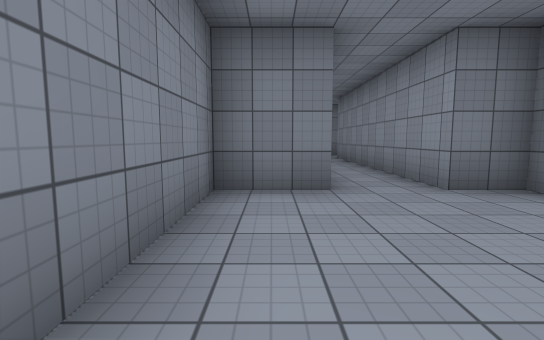
view 1 (above)

24 first-person views from a walk through a 3-D level made in the Unity game engine. The camera is 1.3 m above the floor, tilts 6° down and sees 85° across. The floor is counted in squares, 2 m on a side. Each view is taken from the middle of a square. On the plan, view 1 faces up. The plan holds only what a view shows up to about 9 squares ahead; the rest is blank. The place goes on beyond the plan. The player character is not drawn. Some surface patterns are stand-ins.

view 2
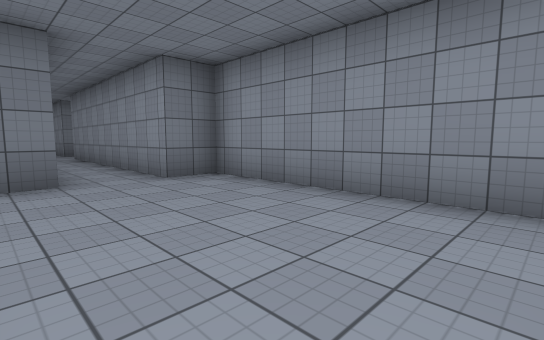

view 3
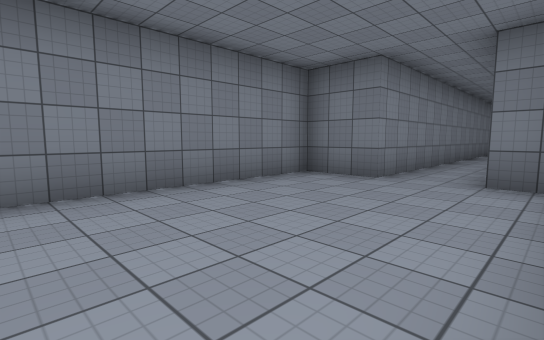

view 4
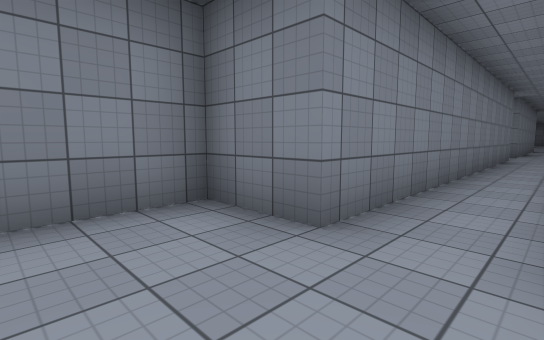

view 5
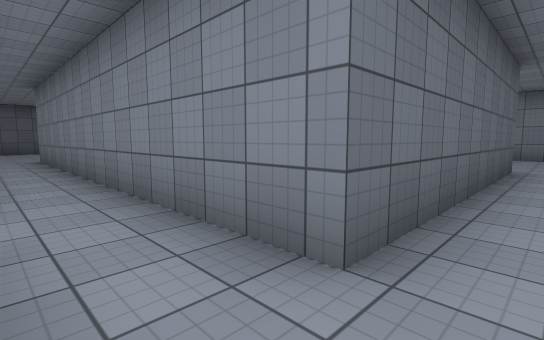

view 6
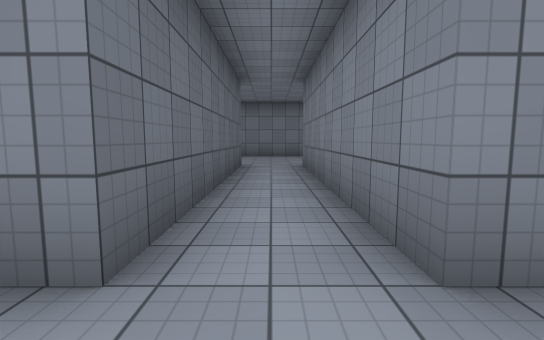

view 7
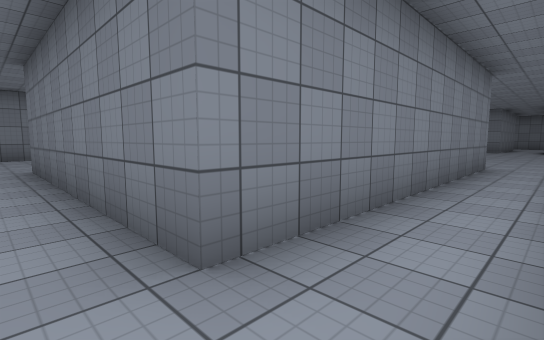

view 8
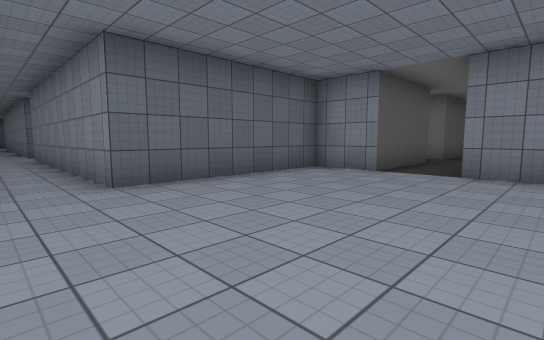

view 9
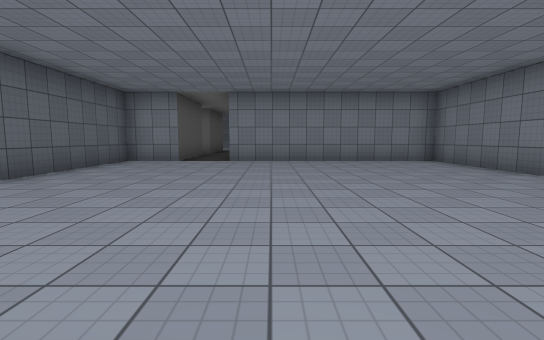

view 10
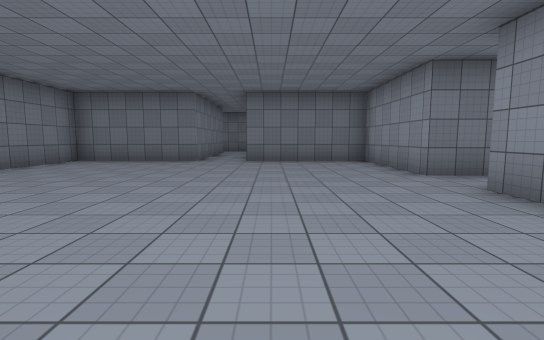

view 11
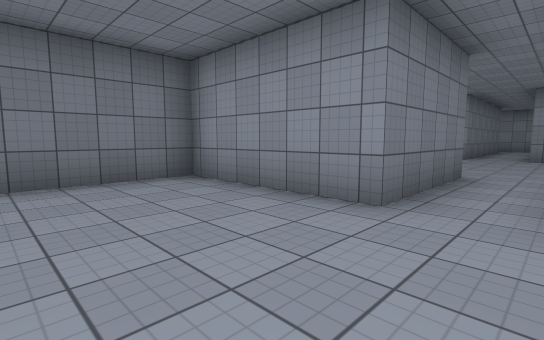

view 12
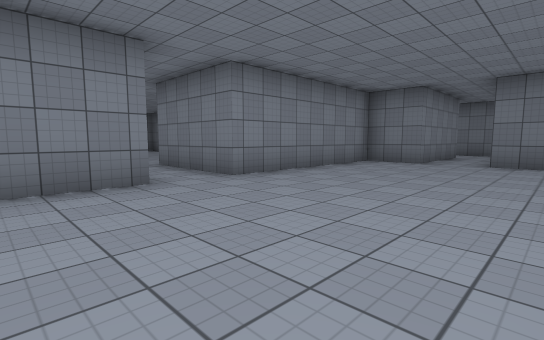

view 13
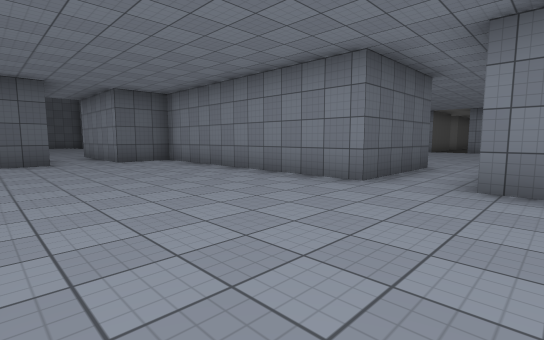

view 14
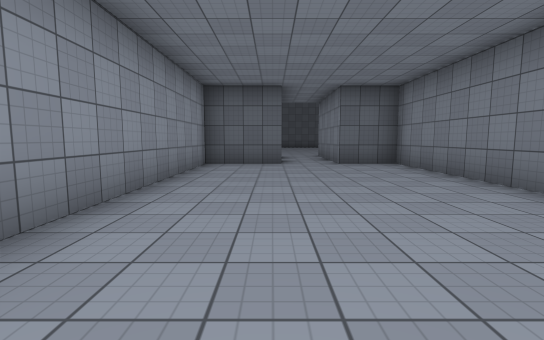

view 15
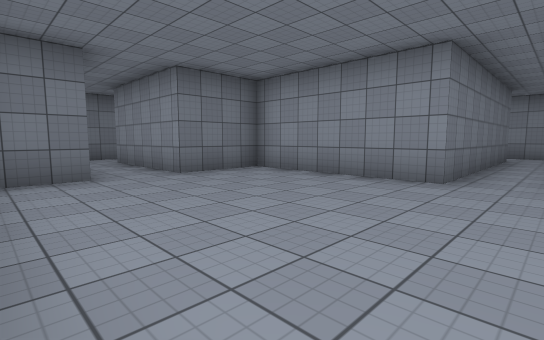

view 16
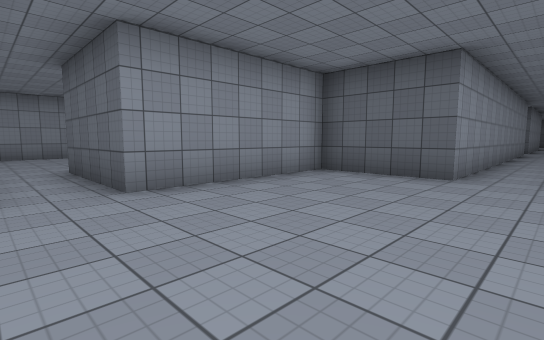

view 17
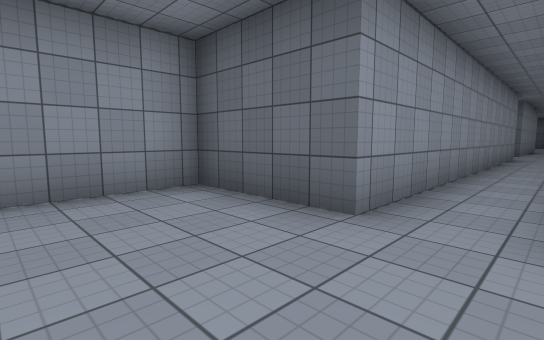

view 18
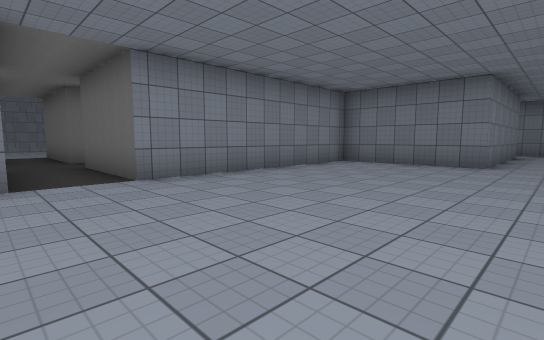

view 19
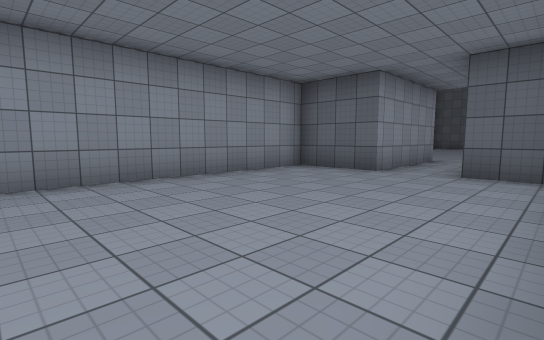

view 20
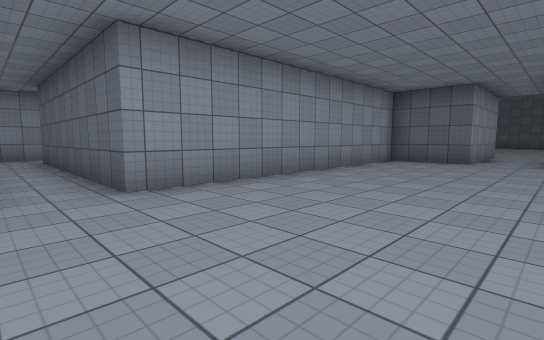

view 21
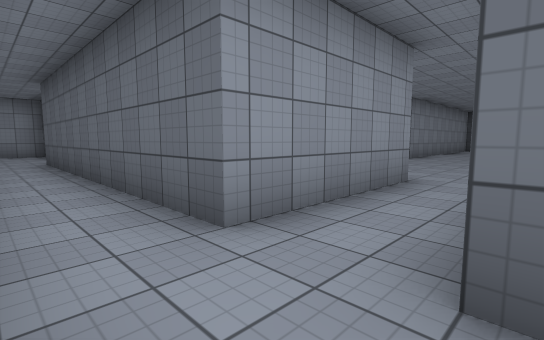

view 22
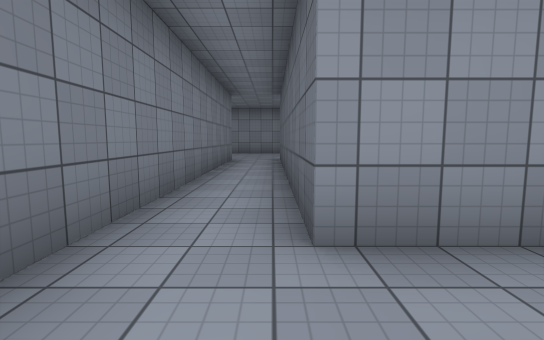

view 23
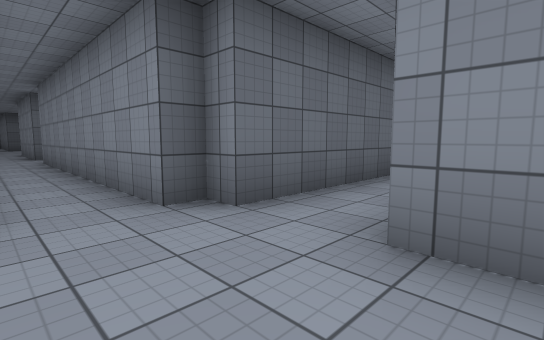

view 24
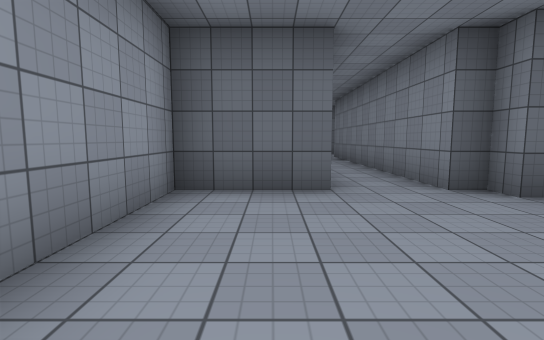

### Floor plan
Ten units are one square. View 1 is at (0, 0); x grows to the right and y downward. Boxes are objects, and circles mark ways between rooms. Rooms are numbered by the first view taken in them; rooms with no view inside come last. Other rooms are left out.
<svg viewBox="-73 -385 300 399">
<path fill="none" stroke="#000" d="M33 9 33 -38 23 -38 23 -96M23 -124 23 -134M8 -133 8 -38 -7 -38 -7 9M47 -272 47 -308 12 -308M-2 -346 -2 -308 -37 -308 -37 -248 -68 -248M-68 -233 -37 -233 -37 -218 8 -218 8 -148 -52 -148M23 -134 23 -218 47 -218 47 -258M-52 -133 8 -133M127 -282 127 -322 107 -322M47 -258 77 -258 77 -192 92 -192 92 -179M92 -322 77 -322 77 -272 47 -272M107 -158 107 -192 127 -192 127 -267M201 -353 222 -353 222 -378M182 -380 182 -372 102 -372M202 -265 202 -275M107 -322 107 -357 182 -357 182 -353 187 -353 187 -282 127 -282M127 -267 188 -267M92 -341 92 -322"/>
<circle cx="15" cy="-125" r="3" fill="#2a7"/>
<circle cx="50" cy="-265" r="3" fill="#2a7"/>
<circle cx="85" cy="-365" r="3" fill="#2a7"/>
<circle cx="100" cy="-330" r="3" fill="#2a7"/>
<circle cx="130" cy="-275" r="3" fill="#2a7"/>
<text x="10" y="-50">1</text>
<text x="10" y="-280">2</text>
<text x="100" y="-260">3</text>
<text x="190" y="-330">4</text>
</svg>
Room 1 opens to room 2. Room 2 opens to room 3. Room 2 opens to room 4. Room 3 opens to room 4.

Where each view was taken, in squares from view 1:
view 1: 0 up, 0 right, facing up
view 2: 1 down, 0 right, facing up-right
view 3: 1 down, 3 right, facing up-left
view 4: 2 up, 2 right, facing up-left
view 5: 14 up, 2 right, facing down-left
view 6: 14 up, 2 right, facing left
view 7: 14 up, 2 right, facing up-left
view 8: 26 up, 2 right, facing down-left
view 9: 26 up, 5 right, facing left
view 10: 22 up, 2 right, facing up
view 11: 26 up, 2 right, facing up-right
view 12: 24 up, 12 right, facing up-left
view 13: 28 up, 12 right, facing down-left
view 14: 27 up, 11 right, facing down
view 15: 27 up, 8 right, facing up-right
view 16: 27 up, 1 right, facing down-right
view 17: 24 up, 1 right, facing down-right
view 18: 23 up, 1 right, facing up-left
view 19: 25 up, 8 right, facing down-right
view 20: 28 up, 9 right, facing down-right
view 21: 37 up, 9 right, facing down-right
view 22: 36 up, 9 right, facing right
view 23: 38 up, 20 right, facing down-left
view 24: 39 up, 21 right, facing down
